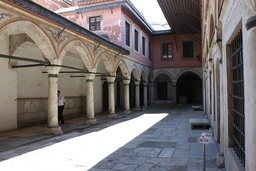
#> input picture test_im3.jpg, 256 x 171 px, shrunk from 1000 x 667 before the run, given in place of test_im3.bmp, which was not available
$ jupyter execute efros_Object_removal.ipynb
#> lines starting #> are read from the running program, lines starting #| are printed output that depends on the picture; after the words box and inside, x2 and y2 are one past the last pixel; in counts of white or black regions, pixels touching at a corner belong together; pictures that were not available may be replaced by others from this repository, and a replacement may not be noted
#> in preprocess, `img_grayscale = color.rgb2gray(io.imread(file_input))`:
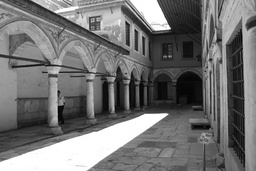
#> img_grayscale: shape (171, 256) float64; min 0.00392, max 1, mean 0.455
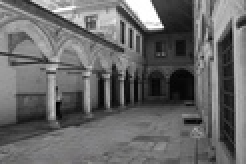
#> input picture test_crimi_question3-path.jpg, 123 x 82 px, shrunk from 481 x 320 before the run, given in place of mask1.bmp, which was not available (shown 2 times larger)
#| (171, 256)
#> in preprocess, `x = np.where(img_mask>0.9)`: x = 139 positions, rows 0 to 13, columns 27 to 80
#> the loop in preprocess, `for i in range(len(x[0])):` made 139 passes
#> pass 1, in preprocess, `img_mask = np.floor(img_mask)`:
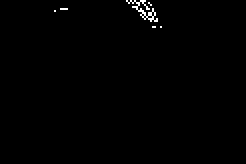
#> img_mask: shape (82, 123) float64 (shown 2 times larger); values 0 (black) and 1 (white), 0.57% white in thin lines or dots, all inside (x1, y1, x2, y2) = (27, 0, 81, 14)
#> after the loop in preprocess, `for i in range(len(x[0])):`:
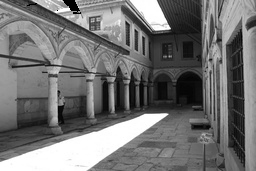
#> img_grayscale: shape (171, 256) float64; 0.32% of pixels changed, all inside (x1, y1, x2, y2) = (27, 0, 81, 14)
#> after the loop in preprocess, `for i in range(len(x[0])):`:
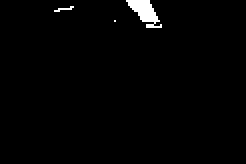
#> img_mask: shape (82, 123) float64 (shown 2 times larger); values 0 (black) and 1 (white), 1.4% white; 3 white regions (2 under 20 px), largest, box (x1, y1, x2, y2) and area: (63, 0, 81, 14) 126
[cell 1]
import time
import matplotlib.pyplot as plt
import numpy as np
from skimage import io, morphology, exposure, color
import random
import sys
from math import ceil,floor
import logging
from logging.config import dictConfig
from google.colab import drive
import copy
import cv2
drive.mount('/content/gdrive')

[cell 2]
def textureGrowth(imageFile, windowSize, Path):

#> called with windowSize = 9
    img = imageFile
    #reducing image to 0-1 range
    img = img/255.0
    print(np.shape(img))
#| (171, 256)

    row, col = np.shape(img)
#> row = 171; col = 256
    Error_Threshold = 0.1
    Maximum_Error_Threshold = 0.3
    sigma = windowSize/6.4
    seed = 3
    halfWindow = windowSize// 2
    #total filled pixels
    row,col = img.shape
    totalPixels = row*col
#> totalPixels = 43776


    synthesizedImage = copy.copy(img)
    filledMap = np.ceil(img)
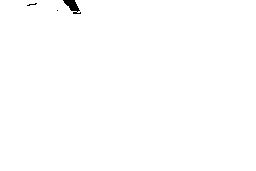
#> filledMap: shape (171, 256) float64; values 0 (black) and 1 (white), 99.7% white; 3 black regions (2 under 20 px), largest, box (x1, y1, x2, y2) and area: (63, 0, 81, 14) 126
    filledPixels = np.sum(filledMap)
#> filledPixels = 43637
    bestNeigh = sliding_window_object_removal(img,filledMap,halfWindow)
#> after the loop in sliding_window_object_removal, `for i in range(n, SampleImage.shape[0] - n - 1):`: c = 461; src_window_matrix = 39553 items

    #adding padding to handle edge cases
    synthImagePad = np.lib.pad(synthesizedImage, halfWindow, mode='constant', constant_values=0)
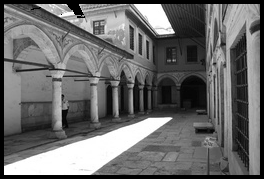
#> synthImagePad: shape (179, 264) float64; min 0, max 0.00392, mean 0.00164; drawn with min black and max white
    filledMapPad = np.lib.pad(filledMap, halfWindow, mode='constant', constant_values=0)
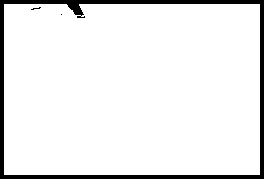
#> filledMapPad: shape (179, 264) float64; values 0 (black) and 1 (white), 92.3% white; 3 black regions (2 under 20 px), largest, box (x1, y1, x2, y2) and area: (0, 0, 264, 179) 3606

    gaussMask = GaussMask(windowSize,sigma)

    # Run a while loop till all our pixels are filled
    while filledPixels < totalPixels:
        progress = False

        pixelList = np.nonzero(morphology.binary_dilation(filledMap) - filledMap)
        neighbors = []
        neighbors.append([np.sum(filledMap[pixelList[0][i] - halfWindow : pixelList[0][i] + halfWindow + 1, pixelList[1][i] - halfWindow : pixelList[1][i] + halfWindow + 1]) for i in range(len(pixelList[0]))])
        l1 = np.argsort(-np.array(neighbors, dtype=int)) #unfilled neighbours in descending order

        for i in l1[0]:

            template = synthImagePad[pixelList[0][i] - halfWindow + halfWindow:pixelList[0][i] + halfWindow + halfWindow + 1, pixelList[1][i] - halfWindow + halfWindow:pixelList[1][i] + halfWindow + halfWindow + 1]
            validMask = filledMapPad[pixelList[0][i] - halfWindow + halfWindow:pixelList[0][i] + halfWindow + halfWindow + 1, pixelList[1][i] - halfWindow + halfWindow:pixelList[1][i] + halfWindow + halfWindow + 1]
            bestMatches = findMatches(template,bestNeigh,validMask,gaussMask,windowSize, halfWindow, Error_Threshold)
            # Random picking of best matches
            bestMatch = random.randint(0, len(bestMatches)-1)
            if bestMatches[bestMatch][0]<=Maximum_Error_Threshold:
                synthImagePad[halfWindow+pixelList[0][i]][halfWindow+pixelList[1][i]] = bestMatches[bestMatch][1]
                synthesizedImage[pixelList[0][i]][pixelList[1][i]] = bestMatches[bestMatch][1]
                filledMapPad[halfWindow+pixelList[0][i]][halfWindow+pixelList[1][i]] = 1
                filledMap[pixelList[0][i]][pixelList[1][i]] = 1
                filledPixels+=1
                progress = True
        if not progress:
            #Increainf threshold if no progress.
            Maximum_Error_Threshold *= 1.1
        i = (filledPixels/totalPixels)*100
        sys.stdout.write("\r%d%%" % i)
        sys.stdout.flush()
#> this loop made 6 passes
#> (pixelList, l1, i) on pass 6: (([0, 0, 1, 2], [68, 69, 69, 70]), [[0, 1, 2, 3]], 100)
#| 99%
#| 99%
#| 99%
#| 99%
#| 99%
#| 100%
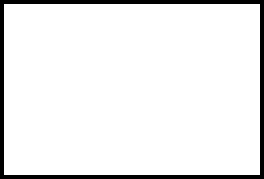
#> filledMapPad: shape (179, 264) float64; values 0 (black) and 1 (white), 92.6% white; 1 black region, box (x1, y1, x2, y2) and area: (0, 0, 264, 179) 3480
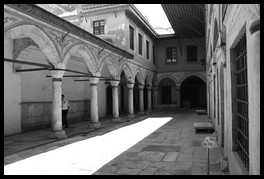
#> synthImagePad: shape (179, 264) float64; 0.29% of pixels changed, all inside (x1, y1, x2, y2) = (31, 4, 85, 18); drawn with min black and max white
#> synthesizedImage: shape (171, 256) float64; min 1.54e-05, max 0.00392, mean 0.00178
#> after the loop, Maximum_Error_Threshold = 0.3; filledPixels = 43776
    io.imsave(Path.split('.')[0]+"-"+str(windowSize)+"-question3.bmp", synthesizedImage*255.0)
    plt.show()
    return

[cell 3]
def GaussMask(windowSize, sigma):
    x, y = np.mgrid[-windowSize//2 + 1:windowSize//2 + 1, -windowSize//2 + 1:windowSize//2 + 1]
    g = np.exp(-((x**2 + y**2)/(2.0*sigma**2)))
    return g/g.sum()

[cell 4]
def sliding_window_object_removal(SampleImage, is_filled,n):
    src_window_matrix = []
    c = 0
    for i in range(n, SampleImage.shape[0] - n - 1):
        for j in range(n, SampleImage.shape[1] - n - 1):
            if 0 in is_filled[i - n:i + n + 1, j - n: j + n + 1]:
                c = c + 1
            else:
                src_window_matrix.append(np.reshape(
                    SampleImage[i - n:i + n + 1, j - n: j + n + 1],
                    (2 * n + 1) ** 2))

    return np.double(src_window_matrix)

[cell 5]
def findMatches(template,bestNeigh, valid_mask, gauss_mask, windowSize, halfWindow, Error_Threshold):
    template = np.reshape(template, windowSize*windowSize)
    gauss_mask = np.reshape(gauss_mask, windowSize*windowSize)
    valid_mask = np.reshape(valid_mask, windowSize*windowSize)
    total_weight = np.sum(np.multiply(gauss_mask, valid_mask))
    distance = (bestNeigh-template)**2
    ssd = np.sum((distance*gauss_mask*valid_mask) / total_weight, axis=1)
    min_error = min(ssd)
    j = int(((2 * halfWindow + 1) ** 2) / 2)
    return [[err, bestNeigh[i][j]] for i, err in enumerate(ssd) if err <= min_error*(1+Error_Threshold)]

[cell 6]
def preprocess(file_input,mask_input):
  img_grayscale = color.rgb2gray(io.imread(file_input))
  img_mask = color.rgb2gray(cv2.imread(mask_input))
  print(np.shape(img_grayscale))

  x = np.where(img_mask>0.9)
  for i in range(len(x[0])):
    img_grayscale[x[0][i]][x[1][i]]=0
    img_mask[x[0][i]][x[1][i]]=1

    img_mask = np.floor(img_mask)

  return img_grayscale,img_mask
